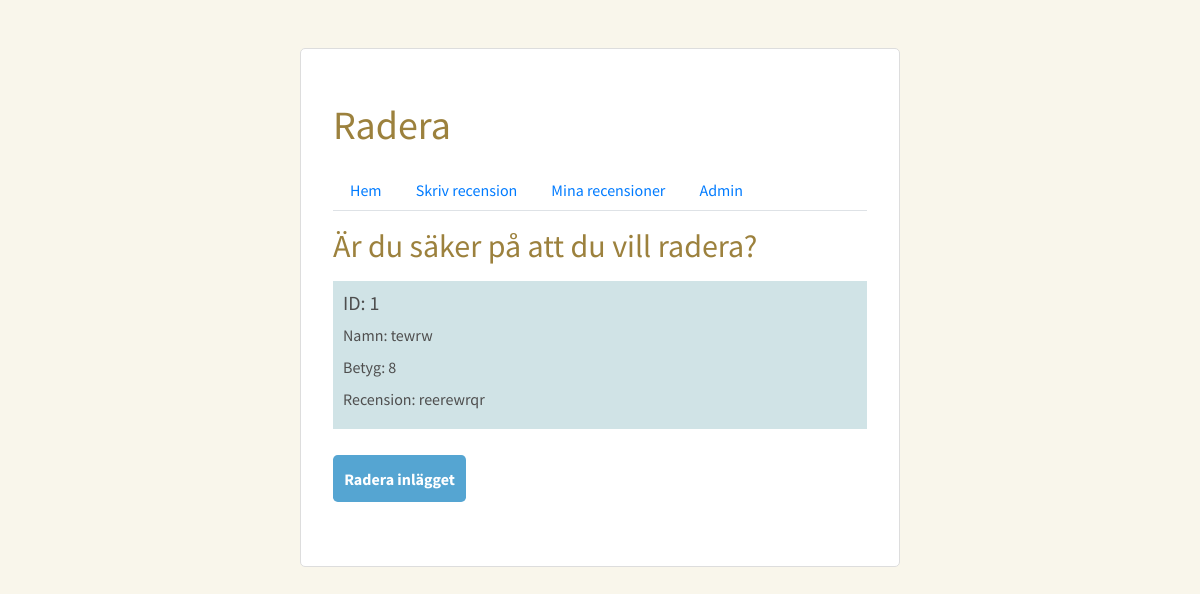
Page /projekt/radera.php?id=1 on the committed database.
### tables this page shows
CREATE TABLE `filmer` (
  `id` int(11) NOT NULL,
  `betyg` int(2) NOT NULL,
  `recension` text NOT NULL,
  `namn` varchar(50) NOT NULL,
  `film-id` int(11) NOT NULL
);

### projekt/radera.php (the view, shortened to what this page needs)
<?php
include_once "./konfig-db.php";
?>
<!DOCTYPE html>
<html lang="sv">
<head>
    <link rel="stylesheet" href="https://stackpath.bootstrapcdn.com/bootstrap/4.3.1/css/bootstrap.min.css">
    <link rel="stylesheet" href="style.css">
</head>
<body>
    <div class="kontainer">
        <h1>Radera</h1>
        <nav>
            <ul class="nav nav-tabs">
                <li class="nav-item"><a class="nav-link" href="./main.php">Hem</a></li>
                <li class="nav-item"><a class="nav-link" href="./registrea.php">Skriv recension</a></li>
                <li class="nav-item"><a class="nav-link" href="./lista.php">Mina recensioner</a></li>
                <li class="nav-item"><a class="nav-link" href="./admin.php">Admin</a></li>
            </ul>
        </nav>
        <main>
            <?php
            $id = filter_input(INPUT_GET, 'id', FILTER_SANITIZE_STRING);
            $radera = filter_input(INPUT_POST, 'radera', FILTER_SANITIZE_STRING);
            $conn = new mysqli($host, $användare, $lösenord, $databas);
            if ($id && !$radera) {
                $sql = "SELECT * FROM filmer WHERE id = '$id'";
                $result = $conn->query($sql);
                if (!$result) {
                    die("Något blev fel med SQL-satsen.");
                } else {
                $rad = $result->fetch_assoc();
                echo "<form action=\"#\" method=\"POST\">";
                echo "<h2>Är du säker på att du vill radera?</h2>";
                echo "<div class=\"inlagg\">";
                echo "<h5>ID: $id</h5>";
                echo "<p>Namn: $rad[namn]</p>";
                echo "<p>Betyg: $rad[betyg]</p>";
                echo "<p>Recension: $rad[recension]</p>";
                echo "</div>";
                echo "<button class=\"button\" name=\"radera\" value=\"1\">Radera inlägget</button>";
                echo "</form>";
                }
            }
            ?>
        </main>
    </div>
</body>
</html>

### projekt/style.css (style rules this page uses)
html { box-sizing: border-box; }
*, *:before, *:after { box-sizing: inherit; }
body, h1, h2, h3, h4, h5, h6, p, ul { margin: 0; padding: 0; }
body { background: #F9F6EB; }
.kontainer { width: 600px; padding: 2em; margin: 3em auto; background: #fff; border-radius: 5px; font-family: 'Source Sans Pro', sans-serif; border: 1px solid #ddd; color: #4e4e4e; }
.inlagg { background: #d0e3e6; padding: 10px; margin: 10px 0; }
form { margin: 1em 0; color: #4e4e4e; }
button { margin: 1em 0; padding: 0.7em; border-radius: 0.3em; border: none; font-weight: bold; color: #FFF; background-color: #55a5d2; }
h1, h2, h3 { color: #9c813d; }
h1, h2, h3, p { margin: 0.5em 0; }

### rows in the picture
filmer: namn "tewrw", betyg "8", recension "reerewrqr"

### other values in the picture
$id "1"
